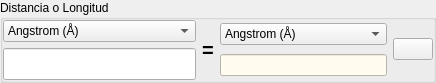
            <widget class="QGroupBox" name="groupBox">
             <property name="maximumSize">
              <size>
               <width>16777215</width>
               <height>82</height>
              </size>
             </property>
             <property name="title">
              <string>Distancia o Longitud</string>
             </property>
             <layout class="QGridLayout" name="gridLayout_8">
              <property name="leftMargin">
               <number>0</number>
              </property>
              <property name="topMargin">
               <number>0</number>
              </property>
              <property name="rightMargin">
               <number>0</number>
              </property>
              <property name="bottomMargin">
               <number>0</number>
              </property>
              <item row="0" column="0">
               <layout class="QGridLayout" name="gridLayout">
                <item row="1" column="0">
                 <widget class="QLineEdit" name="lineEdit">
                  <property name="font">
                   <font>
                    <pointsize>15</pointsize>
                    <weight>75</weight>
                    <bold>true</bold>
                   </font>
                  </property>
                  <property name="alignment">
                   <set>Qt::AlignRight|Qt::AlignTrailing|Qt::AlignVCenter</set>
                  </property>
                 </widget>
                </item>
                <item row="0" column="0">
                 <widget class="QComboBox" name="comboBox">
                  <property name="focusPolicy">
                   <enum>Qt::NoFocus</enum>
                  </property>
                  <property name="maxVisibleItems">
                   <number>33</number>
                  </property>
                  <item>
                   <property name="text">
                    <string>Angstrom (Å)</string>
                   </property>
                  </item>
                  <item>
                   <property name="text">
                    <string>Nanometro (nm)</string>
                   </property>
                  </item>
                  <item>
                   <property name="text">
                    <string>Micrometro (µm)</string>
                   </property>
                  </item>
                  <item>
                   <property name="text">
                    <string>Milimetro (mm)</string>
                   </property>
                  </item>
                  <item>
                   <property name="text">
                    <string>Centimetro (cm)</string>
                   </property>
                  </item>
                  <item>
                   <property name="text">
                    <string>Decimetro (dm)</string>
                   </property>
                  </item>
                  <item>
                   <property name="text">
                    <string>Metro (m)</string>
                   </property>
                  </item>
                  <item>
                   <property name="text">
                    <string>Decametro (dam)</string>
                   </property>
                  </item>
                  <item>
                   <property name="text">
                    <string>Hectometro (hm)</string>
                   </property>
                  </item>
                  <item>
                   <property name="text">
                    <string>Kilometro (km)</string>
                   </property>
                  </item>
                  <item>
                   <property name="text">
                    <string>Miriametro (mam)</string>
                   </property>
                  </item>
                  <item>
                   <property name="text">
                    <string>Legua</string>
                   </property>
                  </item>
                  <item>
                   <property name="text">
                    <string>Milla (mi)</string>
                   </property>
                  </item>
                  <item>
                   <property name="text">
                    <string>Estadio</string>
                   </property>
                  </item>
                  <item>
                   <property name="text">
                    <string>Cadena</string>
                   </property>
                  </item>
                  <item>
                   <property name="text">
                    <string>Barra (rd)</string>
                   </property>
                  </item>
                  <item>
                   <property name="text">
                    <string>Yarda (yd)</string>
                   </property>
                  </item>
                  <item>
                   <property name="text">
                    <string>Pie (ft)</string>
                   </property>
                  </item>
                  <item>
                   <property name="text">
                    <string>Link</string>
                   </property>
                  </item>
                  <item>
                   <property name="text">
                    <string>Mano</string>
                   </property>
                  </item>
                  <item>
                   <property name="text">
                    <string>Pulgada (in)</string>
                   </property>
                  </item>
                  <item>
                   <property name="text">
                    <string>Linea</string>
                   </property>
                  </item>
                  <item>
                   <property name="text">
                    <string>Mil (mil)</string>
                   </property>
                  </item>
                  <item>
                   <property name="text">
                    <string>Thou (thou)</string>
                   </property>
                  </item>
                  <item>
                   <property name="text">
                    <string>Milla nautica</string>
                   </property>
                  </item>
                  <item>
                   <property name="text">
                    <string>Braza</string>
                   </property>
                  </item>
                  <item>
                   <property name="text">
                    <string>Parsec (pc)</string>
                   </property>
                  </item>
                  <item>
                   <property name="text">
                    <string>Ano luz</string>
                   </property>
                  </item>
                  <item>
                   <property name="text">
                    <string>Unidad astronomica (AE)</string>
                   </property>
                  </item>
                  <item>
                   <property name="text">
                    <string>Minuto luz</string>
                   </property>
                  </item>
                  <item>
                   <property name="text">
                    <string>Segundo luz</string>
                   </property>
                  </item>
                 </widget>
                </item>
               </layout>
              </item>
              <item row="0" column="1">
               <widget class="QLabel" name="label">
                <property name="font">
                 <font>
                  <pointsize>15</pointsize>
                  <weight>75</weight>
                  <bold>true</bold>
                 </font>
                </property>
                <property name="text">
                 <string>=</string>
                </property>
               </widget>
              </item>
              <item row="0" column="2">
               <layout class="QGridLayout" name="gridLayout_2">
                <item row="0" column="0">
                 <widget class="QComboBox" name="comboBox_2">
                  <property name="focusPolicy">
                   <enum>Qt::NoFocus</enum>
                  </property>
                  <property name="maxVisibleItems">
                   <number>33</number>
                  </property>
                  <item>
                   <property name="text">
                    <string>Angstrom (Å)</string>
                   </property>
                  </item>
                  <item>
                   <property name="text">
                    <string>Nanometro (nm)</string>
                   </property>
                  </item>
                  <item>
                   <property name="text">
                    <string>Micrometro (µm)</string>
                   </property>
                  </item>
                  <item>
                   <property name="text">
                    <string>Milimetro (mm)</string>
                   </property>
                  </item>
                  <item>
                   <property name="text">
                    <string>Centimetro (cm)</string>
                   </property>
                  </item>
                  <item>
                   <property name="text">
                    <string>Decimetro (dm)</string>
                   </property>
                  </item>
                  <item>
                   <property name="text">
                    <string>Metro (m)</string>
                   </property>
                  </item>
                  <item>
                   <property name="text">
                    <string>Decametro (dam)</string>
                   </property>
                  </item>
                  <item>
                   <property name="text">
                    <string>Hectometro (hm)</string>
                   </property>
                  </item>
                  <item>
                   <property name="text">
                    <string>Kilometro (km)</string>
                   </property>
                  </item>
                  <item>
                   <property name="text">
                    <string>Miriametro (mam)</string>
                   </property>
                  </item>
                  <item>
                   <property name="text">
                    <string>Legua</string>
                   </property>
                  </item>
                  <item>
                   <property name="text">
                    <string>Milla (mi)</string>
                   </property>
                  </item>
                  <item>
                   <property name="text">
                    <string>Estadio</string>
                   </property>
                  </item>
                  <item>
                   <property name="text">
                    <string>Cadena</string>
                   </property>
                  </item>
                  <item>
                   <property name="text">
                    <string>Barra (rd)</string>
                   </property>
                  </item>
                  <item>
                   <property name="text">
                    <string>Yarda (yd)</string>
                   </property>
                  </item>
                  <item>
                   <property name="text">
                    <string>Pie (ft)</string>
                   </property>
                  </item>
                  <item>
                   <property name="text">
                    <string>Link</string>
                   </property>
                  </item>
                  <item>
                   <property name="text">
                    <string>Mano</string>
                   </property>
                  </item>
                  <item>
                   <property name="text">
                    <string>Pulgada (in)</string>
                   </property>
                  </item>
                  <item>
                   <property name="text">
                    <string>Linea</string>
                   </property>
                  </item>
                  <item>
                   <property name="text">
                    <string>Mil (mil)</string>
                   </property>
                  </item>
                  <item>
                   <property name="text">
                    <string>Thou (thou)</string>
                   </property>
                  </item>
                  <item>
                   <property name="text">
                    <string>Milla nautica</string>
                   </property>
                  </item>
                  <item>
                   <property name="text">
                    <string>Braza</string>
                   </property>
                  </item>
                  <item>
                   <property name="text">
                    <string>Parsec (pc)</string>
                   </property>
                  </item>
                  <item>
                   <property name="text">
                    <string>Ano luz</string>
                   </property>
                  </item>
                  <item>
                   <property name="text">
                    <string>Unidad astronomica (AE)</string>
                   </property>
                  </item>
                  <item>
                   <property name="text">
                    <string>Minuto luz</string>
                   </property>
                  </item>
                  <item>
                   <property name="text">
                    <string>Segundo luz</string>
                   </property>
                  </item>
                 </widget>
                </item>
                <item row="1" column="0">
                 <widget class="QLineEdit" name="lineEdit_2">
                  <property name="enabled">
                   <bool>true</bool>
                  </property>
                  <property name="font">
                   <font>
                    <weight>75</weight>
                    <bold>true</bold>
                   </font>
                  </property>
                  <property name="focusPolicy">
                   <enum>Qt::NoFocus</enum>
                  </property>
                  <property name="styleSheet">
                   <string notr="true">color: rgb(0, 0, 255);
background-color: rgb(255, 251, 239);</string>
                  </property>
                  <property name="alignment">
                   <set>Qt::AlignRight|Qt::AlignTrailing|Qt::AlignVCenter</set>
                  </property>
                  <property name="readOnly">
                   <bool>true</bool>
                  </property>
                 </widget>
                </item>
                <item row="0" column="1" rowspan="2">
                 <widget class="QPushButton" name="pushButton_7">
                  <property name="icon">
                   <iconset resource="recoverdrake.qrc">
                    <normaloff>:/Imagenes/sustituir.png</normaloff>:/Imagenes/sustituir.png</iconset>
                  </property>
                  <property name="iconSize">
                   <size>
                    <width>25</width>
                    <height>25</height>
                   </size>
                  </property>
                 </widget>
                </item>
               </layout>
              </item>
             </layout>
            </widget>
